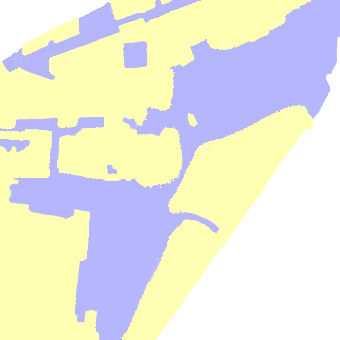
#> input picture image/two_color_cambridge.png, 340 x 340 px
$ jupyter execute --allow-errors namaph-sim.ipynb
#> lines starting #> are read from the running program, lines starting #| are printed output that depends on the picture
# Namaph-Sim Model
- u ... physical qty / vector
- D ... diffusion coef / vector
- r ... interaction coef / matrix
- k ... flow io coef / vector
- f(r, u) ... reaction fn
- f(u) ... flow io fn

$$
\begin{align*}
\begin{aligned}
u &= (u_1, u_2, ..., u_n)\\
d &= (d_1, d_2, ..., d_n) \\
r &= \begin{pmatrix}\\
&r_{11},  &\cdots &r_{1n} \\
&\vdots  &\ddots &\vdots \\
&r_{n1},  &\cdots &r_{nn} \\
\end{pmatrix} \\
k &= (k_1, k_2, ..., k_n) \\
\frac{\partial u_i}{\partial t} &= d_i \Delta u_i + f(r, u) + g(k, u)\\
\end{aligned}
\end{align*}
$$

the most simplest $f(r, u)$ case is no-interaction, linear model
$$ \frac{\partial u}{\partial t} = d \cdot \Delta u + r_{(i, \cdot)} \cdot u - (1-k) \cdot u$$

other examples
- Gray Scott (non-linear, 2var simulation)
  - $\frac{\partial u}{\partial t} = D_u \Delta u - uv^2 + F(1-u)$
  - $\frac{\partial v}{\partial t} = D_v \Delta v + uv^2 - (F+k)v$
- Lotka Volterra (non-linear, 2var simulation)
  - $\frac{dN_1}{dt} = N_1(r_1 - \gamma_{12} N_2 - \beta_1N_1) = (r_1N_1 - \gamma_{12} N_1N_2 - \beta_1N_1^2)$
  - $\frac{dN_2}{dt} = N_2(r_2 - \gamma_{21}N_1  - \beta_2N_2) = (r_2N_2 - \gamma_{21}N_1N_2 - \beta_2N_2^2)$

laplacian is given by

$$\Delta u_{t}^{(x,y)} = \frac{1}{(\Delta x)^2} (u_{t}^{(x,y-1)} + u_{t}^{(x-1,y)} -4u_{t}^{(x,y)} + u_{t}^{(x+1,y)} + u_{t}^{(x,y+1)})$$

and discretization of this model is

$$u_{t+1}^{(x,y)} = u_{t}^{(x,y)} + \Delta t \lbrace d\cdot \Delta u_t^{(x,y)} - f(r, u_t^{(x,y)}) + g(k, u_t^{(x,y)}) \rbrace$$

FTCS(forward in time centered in space) scheme

[cell 1]
from dataclasses import dataclass
from enum import Enum
from typing import Any

import numpy as np
import numpy.typing as npt
from tqdm.notebook import tqdm

import pandas as pd

[cell 2]
Grid3D = npt.NDArray[float]

class LaplacianMode(Enum):
    neumann = "neumann"
    moore = "moore"

class BoundaryCondition(Enum):
    periodic = "periodic"
    dirichlet = "dirichlet"
    neumann = "neumann"

class History():
    name: list[str]
    def __init__(self, *args) -> None:
        self.name = args
        for arg in args:
            setattr(self, arg, [])

    def append(self, **kwargs) -> None:
        for k, v in kwargs.items():
            getattr(self, k).append(v)

    def __repr__(self) -> str:
        return f"History({self.name})"


class NamaphSim3D():
    dt: float
    dx: float

    def __init__(self, dt: float, dx: float) -> None:
        self.dt = dt
        self.dx = dx

    def init_boundary(
        self,
        fields: Grid3D,
        mode: BoundaryCondition=BoundaryCondition.periodic,
        **option: dict[str, int|float|npt.NDArray]
    ) -> Grid3D:
        z, x, y = field.shape
        new_field = np.zeros((z, x+2, y+2))
        new_field[:, 1:-1, 1:-1] = field
        return self.update_boundary(new_field, mode, **option)

    # [13 lines left out: function laplacian, not called in this run]

    def update_boundary(
        self,
        field: Grid3D,
        mode: BoundaryCondition=BoundaryCondition.periodic,
        **option: dict[str, int|float|npt.NDArray]
    ):
        match mode:
            case BoundaryCondition.periodic:
                return self.periodic_bc(field)
            case BoundaryCondition.dirichlet:
                return self.dirichlet_bc(field, option['value'])
            case BoundaryCondition.neumann:
                return self.neumann_bc(field)

    # [11 lines left out: functions neumann_nbhd, moore_nbhd, not called in this run]

    def periodic_bc(self, u: Grid3D) -> Grid3D:
        # Check: values in the corner would be assigned twice.
        u[:, [0,-1], :     ] = u[:, [-2,1], :     ]
        u[:, :     , [0,-1]] = u[:, :     , [-2,1]]
        return u

    # [9 lines left out: functions dirichlet_bc, neumann_bc, not called in this run]

[cell 3]
@dataclass
class CALotkaParams:
    dt: float
    dx: float

    DiffusionRate: npt.NDArray
    InteractionValue: npt.NDArray

class CALotka(NamaphSim3D):
    D: npt.NDArray
    R: npt.NDArray

    def __init__(self, params: CALotkaParams) -> None:
        super().__init__(params.dt, params.dx)
        r_shape = params.InteractionValue.shape
        self.D = params.DiffusionRate.reshape(-1, 1, 1)
        self.R = params.InteractionValue.reshape(*r_shape, 1, 1)

    def diffuse(self, fields: Grid3D, mode: LaplacianMode) -> Grid3D:
        return self.D * self.laplacian(fields, mode)

    def react(self, fields: Grid3D) -> Grid3D:
        return (self.R * fields).sum(1)

    def flow(self, fields: Grid3D) -> Grid3D:
        return 0

    # [5 lines left out: function step, not called in this run]

    def run(
        self,
        fields: Grid3D,
        n_iter: int = 100,
        n_per_record: int = 10
    ) -> Grid3D:
        f = self.init_boundary(fields)
        gif = lambda k: np.uint8(255*(k-k.min()) / (k.max()-k.min()))

        hist = History('fields', 'gif')
        hist.append(fields = f, gif = gif(f))

        for t in tqdm(range(n_iter)):
            f = self.step(f, LaplacianMode.moore)
            hist.append(fields = f)
            if t % n_per_record == 0:
                hist.append(gif = gif(f))
        return hist

[cell 4]
# [8 lines left out: function init, not called in this run]

[cell 5]
from PIL import Image
image = Image.open("./image/two_color_cambridge.png")
#> image is the input picture: PIL image 340x340 RGBA; mean R, G, B, A 165.4, 165.4, 160.2, 173.8
image = image.convert('RGB')
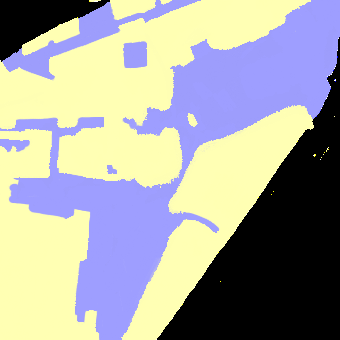
#> image: PIL image 340x340 RGB; mean R, G, B 165.4, 165.4, 160.2

SIZE = 340
COLORCODES = [np.array(c) for c in [(0, 0, 0), (255, 255, 179), (158, 158, 255)]]

display(image)

field = np.zeros((4, SIZE, SIZE))

for x in range(image.width):
    for y in range(image.height):
        id = 0
        c = np.array(image.getpixel((x,y)))
        dist = [(np.linalg.norm(s - c), i) for i, s in enumerate(COLORCODES)]
        dist.sort(key=lambda a: a[0])
        i = dist[0][1] # get the closest color
        if i > 0 :
            field[i-1, x, y] = 1.0

[cell 6]
coef = pd.DataFrame({
    'Office': [0, -0.5, 0.5, 0.25],
    'Housing': [-0.5, 0, 0.75, 0.75],
    'Amenities': [0.75, -0.2, 0, 0],
    'OpenSpace': [-0.2, -0.2, -0.2, 0]
})

params = CALotkaParams(
    dt = 1,
    dx = 1,

    DiffusionRate = np.array([0.01, 0.05, 0.01, 0.02]),
    InteractionValue = coef.values,
)

model = CALotka(params)
#> (the rest of this cell did not finish here and is left out)
